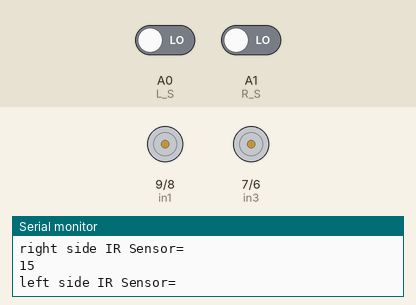
Bench run of a sketch on a simulated Arduino Uno, built with avr-gcc and run on an emulated ATmega328P. Shown: motor-driver pin pairs drawn as motors (green arrow = first pin HIGH = forward, orange = second pin HIGH = backward, longer = more drive, scaled by the enable pin), the last lines printed to the serial monitor. Inputs (shaded band) come from the test bench; at power-on: A0 (L_S) LOW, A1 (R_S) LOW.

Above: at 1.7 s.
1.8 s: A0 (L_S) driven HIGH
At 2.2 s:
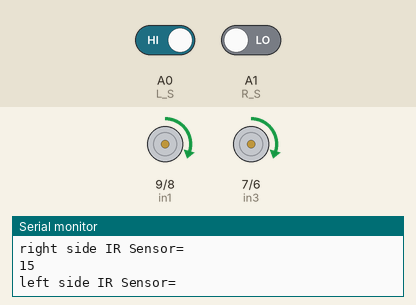
3.3 s: A1 (R_S) driven HIGH
At 3.8 s:
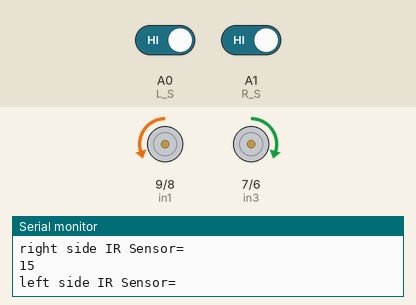
4.8 s: A0 (L_S) driven LOW
At 5.7 s:
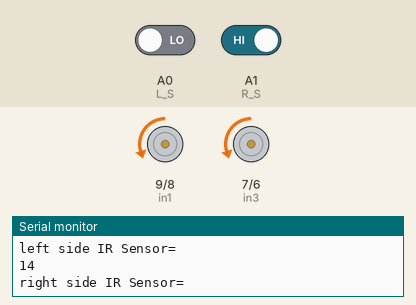
Timing chart, 0 to 7.8 s (numbered marks = the images above; inputs shaded):
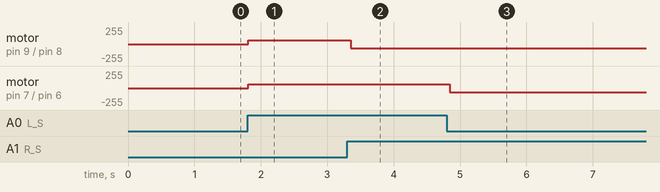

Measured:
- after the input at 1.8 s, motor on pin 9 (in1) / pin 8 (in2), motor on pin 7 (in3) / pin 6 (in4): stopped → forward 60/255 at once
- after the input at 3.3 s, motor on pin 9 (in1) / pin 8 (in2): forward 60/255 → backward 60/255 after 0.05 s
- after the input at 4.8 s, motor on pin 7 (in3) / pin 6 (in4): forward 60/255 → backward 60/255 at once

The sketch:

IR_sensor.ino
```cpp
#define enA 10//Enable1 L298 Pin enA
#define in1 9 //Motor1  L298 Pin in1
#define in2 8 //Motor1  L298 Pin in1
#define in3 7 //Motor2  L298 Pin in1
#define in4 6 //Motor2  L298 Pin in1
#define enB 5 //Enable2 L298 Pin enB

#define L_S A0 //ir sensor Left
#define R_S A1 //ir sensor Right

//#define echo A2    //Echo pin
//#define trigger A3 //Trigger pin

//#define servo A5

int Set=15;
int distance_L, distance_F, distance_R;

void setup(){ // put your setup code here, to run once

Serial.begin(9600); // start serial communication at 9600bps

pinMode(R_S, INPUT); // declare if sensor as input
pinMode(L_S, INPUT); // declare ir sensor as input

//pinMode(echo, INPUT );// declare ultrasonic sensor Echo pin as input
//pinMode(trigger, OUTPUT); // declare ultrasonic sensor Trigger pin as Output

pinMode(enA, OUTPUT); // declare as output for L298 Pin enA
pinMode(in1, OUTPUT); // declare as output for L298 Pin in1
pinMode(in2, OUTPUT); // declare as output for L298 Pin in2
pinMode(in3, OUTPUT); // declare as output for L298 Pin in3
pinMode(in4, OUTPUT); // declare as output for L298 Pin in4
pinMode(enB, OUTPUT); // declare as output for L298 Pin enB

analogWrite(enA, 60); // Write The Duty Cycle 0 to 255 Enable Pin A for Motor1 Speed
analogWrite(enB, 60); // Write The Duty Cycle 0 to 255 Enable Pin B for Motor2 Speed

//pinMode(servo, OUTPUT);

// for (int angle = 70; angle <= 140; angle += 5)  {
  // servoPulse(servo, angle);  }
 //for (int angle = 140; angle >= 0; angle -= 5)  {
   //servoPulse(servo, angle);  }

 //for (int angle = 0; angle <= 70; angle += 5)  {
  // servoPulse(servo, angle);  }

//distance_F = Ultrasonic_read();

delay(500);
}


void loop(){
//==============================================
//     Line Follower and Obstacle Avoiding
//==============================================

//distance_F = Ultrasonic_read();
//Serial.print("D F=");Serial.println(distance_F);

digitalRead(R_S);
Serial.println("right side IR Sensor=");
Serial.println(R_S);

digitalRead(L_S);
Serial.println("left side IR Sensor=");
Serial.println(L_S);
//if Right Sensor and Left Sensor are at White color then it will call forword function
 if((digitalRead(R_S) == 1)&&(digitalRead(L_S) == 1)){
    {forword();}

 }

//if Right Sensor is Black and Left Sensor is White then it will call turn Right function
else if((digitalRead(R_S) == 1)&&(digitalRead(L_S) == 0)){turnRight();}

//if Right Sensor is White and Left Sensor is Black then it will call turn Left function
else if((digitalRead(R_S) == 0)&&(digitalRead(L_S) == 1)){turnLeft();}

delay(10);
}
/*
void servoPulse (int pin, int angle){
int pwm = (angle*11) + 500;      // Convert angle to microseconds
 digitalWrite(pin, HIGH);
 delayMicroseconds(pwm);
 digitalWrite(pin, LOW);
 delay(50); // Refresh cycle of servo
}

*/
//**********************Ultrasonic_read****************************
/*long Ultrasonic_read(){
  digitalWrite(trigger, LOW);
  delayMicroseconds(2);
  digitalWrite(trigger, HIGH);
  delayMicroseconds(10);
  long time = pulseIn (echo, HIGH);
  return time / 29 / 2;
}
*/
/*
void compareDistance(){
    if(distance_L > distance_R){
  turnLeft();
  delay(500);
  forword();
  delay(600);
  turnRight();
  delay(500);
  forword();
  delay(600);
  turnRight();
  delay(400);
  }
  else{
  turnRight();
  delay(500);
  forword();
  delay(600);
  turnLeft();
  delay(500);
  forword();
  delay(600);
  turnLeft();
  delay(400);
  }
}

void Check_side(){
    Stop();
    delay(100);
 for (int angle = 70; angle <= 140; angle += 5)  {
   servoPulse(servo, angle);  }
    delay(300);
    distance_R = Ultrasonic_read();
    Serial.println(distance_R);
  //  Seriel.print(distance_R);
    Serial.print("D R=");Serial.println(distance_R);
    delay(100);
  for (int angle = 140; angle >= 0; angle -= 5)  {
   servoPulse(servo, angle);  }
    delay(500);
    distance_L = Ultrasonic_read();
    Serial.print("D L=");Serial.println(distance_L);
    delay(100);
 for (int angle = 0; angle <= 70; angle += 5)  {
   servoPulse(servo, angle);  }
    delay(300);
    compareDistance();
}
*/
void forword(){  //forword
digitalWrite(in1, LOW); //Left Motor backword Pin
digitalWrite(in2, HIGH); //Left Motor forword Pin
digitalWrite(in3, HIGH); //Right Motor forword Pin
digitalWrite(in4, LOW); //Right Motor backword Pin
}

void backword(){ //backword
digitalWrite(in1, HIGH); //Left Motor backword Pin
digitalWrite(in2, LOW); //Left Motor forword Pin
digitalWrite(in3, LOW); //Right Motor forword Pin
digitalWrite(in4, HIGH); //Right Motor backword Pin
}

void turnRight(){ //turnRight
digitalWrite(in1, LOW); //Left Motor backword Pin
digitalWrite(in2, HIGH); //Left Motor forword Pin
digitalWrite(in3, LOW); //Right Motor forword Pin
digitalWrite(in4, HIGH); //Right Motor backword Pin
}

void turnLeft(){ //turnLeft
digitalWrite(in1, HIGH); //Left Motor backword Pin
digitalWrite(in2, LOW); //Left Motor forword Pin
digitalWrite(in3, HIGH); //Right Motor forword Pin
digitalWrite(in4, LOW); //Right Motor backword Pin
}

void Stop(){ //stop
digitalWrite(in1, LOW); //Left Motor backword Pin
digitalWrite(in2, LOW); //Left Motor forword Pin
digitalWrite(in3, LOW); //Right Motor forword Pin
digitalWrite(in4, LOW); //Right Motor backword Pin
}
```
